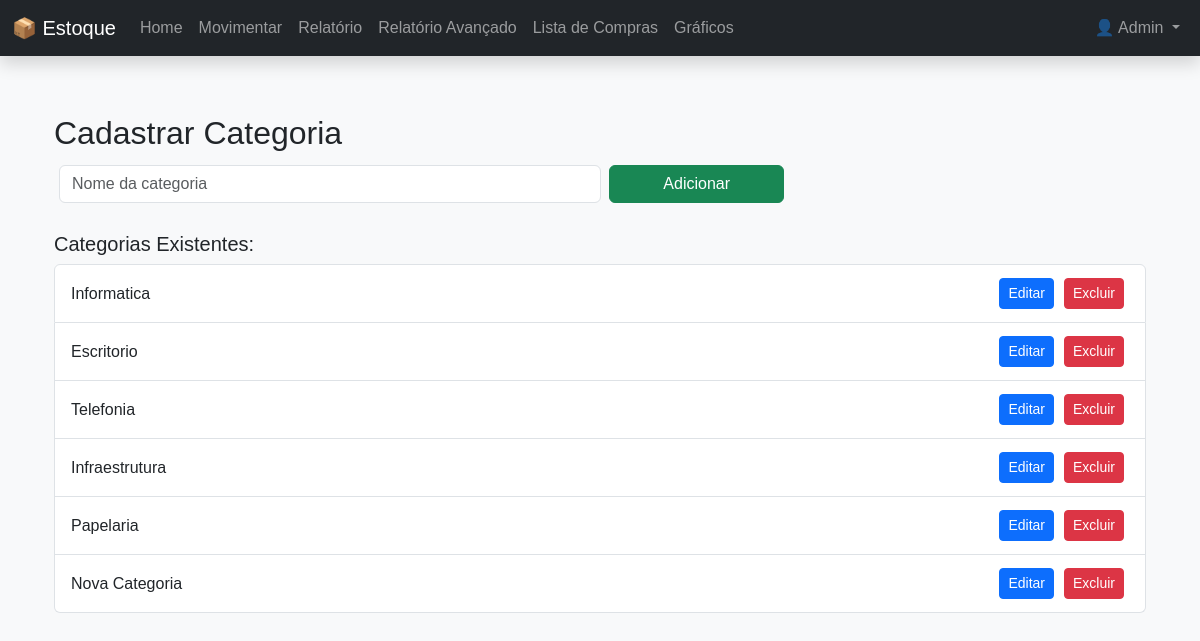
Screenshot of /categorias (signed in) with the database file from the repository.
### models.py (models this page shows)
class Usuario(db.Model, UserMixin):
    id = db.Column(db.Integer, primary_key=True)
    nome = db.Column(db.String(100), nullable=False)
    email = db.Column(db.String(100), unique=True, nullable=False)
    senha = db.Column(db.String(200), nullable=False)
    tipo = db.Column(db.String(20), nullable=False, default='usuario')
    @property
    def is_admin(self):
        return self.tipo == 'admin'

class Categoria(db.Model):
    id = db.Column(db.Integer, primary_key=True)
    nome = db.Column(db.String(50), nullable=False, unique=True)
    produtos = db.relationship('Produto', backref='categoria', lazy=True)

### app.py (the view, shortened to what this page needs)
@app.route('/categorias', methods=['GET', 'POST'])
@login_required
def categorias():
    if not current_user.is_admin:
        flash("Acesso restrito ao administrador.")
        return redirect(url_for('index'))
    categorias = Categoria.query.all()
    return render_template('categorias.html', categorias=categorias)

### app.py (called while the page is built)
@login_manager.user_loader
def load_user(user_id):
    return Usuario.query.get(int(user_id))

### templates/categorias.html (shortened to what this page needs)
{% extends 'base.html' %}
{% block content %}
<div class="container mt-4">
  <h2>Cadastrar Categoria</h2>
  <form method="POST" class="row g-2 mb-4">
    <div class="col-md-6">
      <input type="text" name="nome" class="form-control" placeholder="Nome da categoria" required>
    </div>
    <div class="col-md-2">
      <button type="submit" class="btn btn-success w-100">Adicionar</button>
    </div>
  </form>
  <h5>Categorias Existentes:</h5>
  <ul class="list-group">
    {% for cat in categorias %}
      <li class="list-group-item d-flex justify-content-between align-items-center">
        {{ cat.nome }}
        <div class="btn-group">
          <form method="GET" action="{{ url_for('editar_categoria', id=cat.id) }}" style="display:inline;">
                <button type="submit" class="btn btn-sm btn-primary">Editar</button>
          </form>
          <form method="POST" action="{{ url_for('excluir_categoria', id=cat.id) }}" onsubmit="return confirm('Tem certeza que deseja excluir esta categoria?')">
            <button type="submit" class="btn btn-sm btn-danger">Excluir</button>
          </form>
        </div>
      </li>
    {% endfor %}
  </ul>
</div>
{% endblock %}

### templates/base.html (shortened to what this page needs)
<!DOCTYPE html>
<html lang="pt-br">
<head>
  <link href="https://cdn.jsdelivr.net/npm/bootstrap@5.3.3/dist/css/bootstrap.min.css" rel="stylesheet">
  <link rel="stylesheet" href="{{ url_for('static', filename='css/style.css') }}">
</head>
<body class="bg-light">
  <nav class="navbar navbar-expand-lg navbar-dark bg-dark fixed-top shadow">
    <div class="container-fluid">
      <a class="navbar-brand" href="{{ url_for('index') }}">📦 Estoque</a>
      <div class="collapse navbar-collapse" id="navbarNav">
        <ul class="navbar-nav me-auto">
          <li class="nav-item">
            <a class="nav-link {% if request.endpoint == 'index' %}active{% endif %}" href="{{ url_for('index') }}">Home</a>
          </li>
          <li class="nav-item">
            <a class="nav-link {% if request.endpoint == 'movimentar' %}active{% endif %}" href="{{ url_for('movimentar') }}">Movimentar</a>
          </li>
          <li class="nav-item">
            <a class="nav-link {% if request.endpoint == 'relatorio' %}active{% endif %}" href="{{ url_for('relatorio') }}">Relatório</a>
          </li>
          <li class="nav-item">
            <a class="nav-link {% if request.endpoint == 'relatorio_avancado' %}active{% endif %}" href="{{ url_for('relatorio_avancado') }}">Relatório Avançado</a>
          </li>
          <li class="nav-item">
            <a class="nav-link {% if request.endpoint == 'lista_compras' %}active{% endif %}" href="{{ url_for('lista_compras') }}">Lista de Compras</a>
          </li>
          <li class="nav-item">
            <a class="nav-link {% if request.endpoint == 'graficos' %}active{% endif %}" href="{{ url_for('graficos') }}">Gráficos</a>
          </li>
        </ul>
        <ul class="navbar-nav ms-auto">
        {% if current_user.is_authenticated %}
          <li class="nav-item dropdown">
            <a class="nav-link dropdown-toggle" href="#" id="userDropdown" role="button" data-bs-toggle="dropdown" aria-expanded="false">
              👤 {{ current_user.nome }}
            </a>
          </li>
        {% else %}
          <li class="nav-item">
            <a class="nav-link text-success" href="{{ url_for('login') }}">Login</a>
          </li>
        {% endif %}
        </ul>
      </div>
    </div>
  </nav>
  <main class="container my-4">
    {% block content %}{% endblock %}
  </main>
</body>
</html>

### static/css/style.css (style rules this page uses)
body { font-family: Arial, sans-serif; margin: 20px; }
form input, form button { margin: 5px; }

### templates/base.html (style rules this page uses)
body { padding-top: 70px; }

### rows the page displays
Usuario: nome "Admin"
Categoria: nome "Informatica"
Categoria: nome "Escritorio"
Categoria: nome "Telefonia"
Categoria: nome "Infraestrutura"
Categoria: nome "Papelaria"
Categoria: nome "Nova Categoria"
